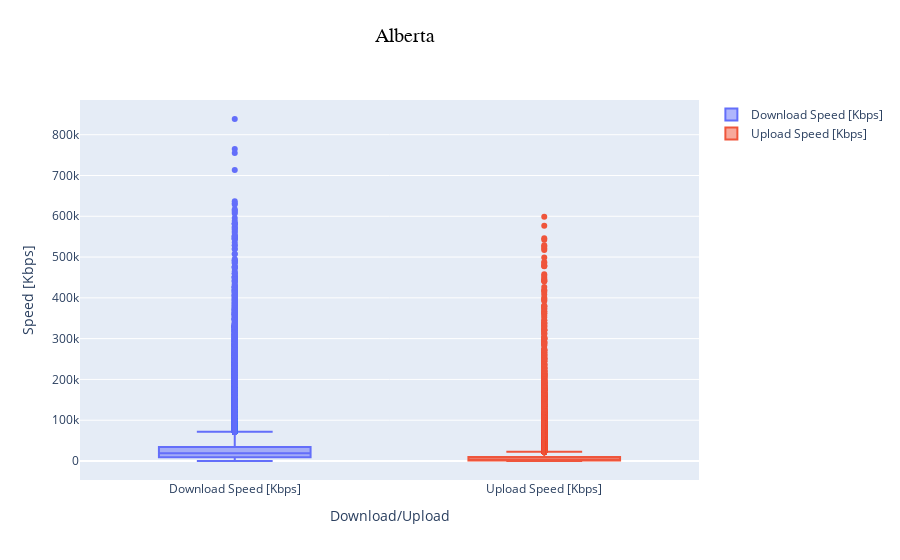

This figure's notebook cell:
### Code cell
# Creating a plotly figure

fig = go.Figure()
fig.add_trace(go.Box(y=filtered_down_speed, name="Download Speed [Kbps]"))
fig.add_trace(go.Box(y=filtered_up_speed, name="Upload Speed [Kbps]"))
fig.update_layout(xaxis_title="Download/Upload", yaxis_title="Speed [Kbps]", 
    title={
        'text': 'Alberta',
        'y': 0.95,
        'x': 0.45,
        'xanchor': 'center',
        'yanchor': 'top',
        'font': {'size': 20, 'family': 'Arial', 'color': 'black'}
    })
fig.show()

### Figure 1 — Plotly figure (JSON) as saved in the notebook; plotly's stock layout.template omitted (floating-point values rounded to 4 significant figures; data arrays with more than 128 entries replaced by an {"elided": "..."} marker saying what was removed)
{"data": [{"name": "Download Speed [Kbps]", "type": "box", "y": {"elided": "43224 float values"}}, {"name": "Upload Speed [Kbps]", "type": "box", "y": {"elided": "43224 float values"}}], "layout": {"autosize": true, "title": {"font": {"color": "black", "family": "Arial", "size": 20}, "text": "Alberta", "x": 0.45, "xanchor": "center", "y": 0.95, "yanchor": "top"}, "xaxis": {"autorange": true, "range": [-0.5, 1.5], "title": {"text": "Download/Upload"}, "type": "category"}, "yaxis": {"autorange": true, "range": [-46580.0, 885100.0], "title": {"text": "Speed [Kbps]"}, "type": "linear"}}}
